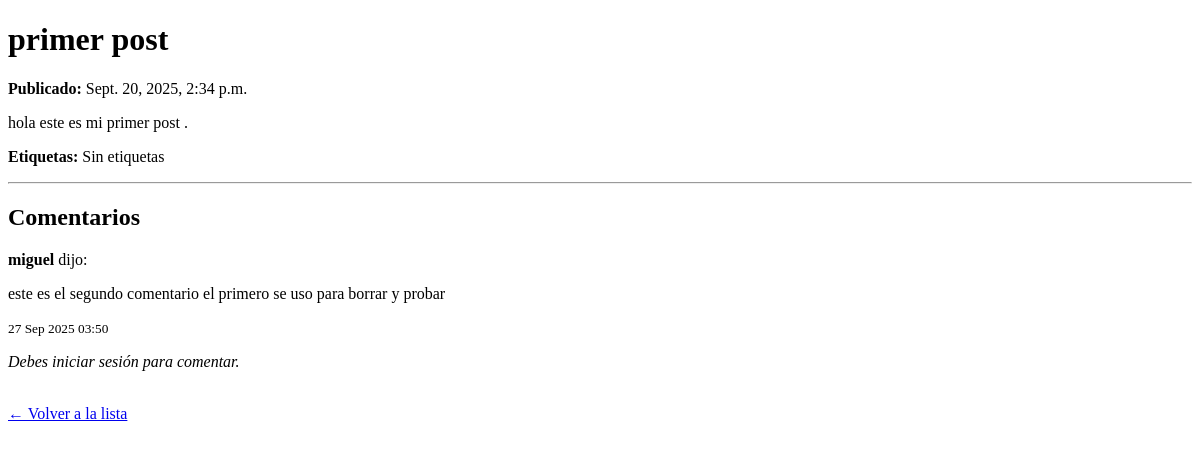
Before: /post/1/ with the older database file.
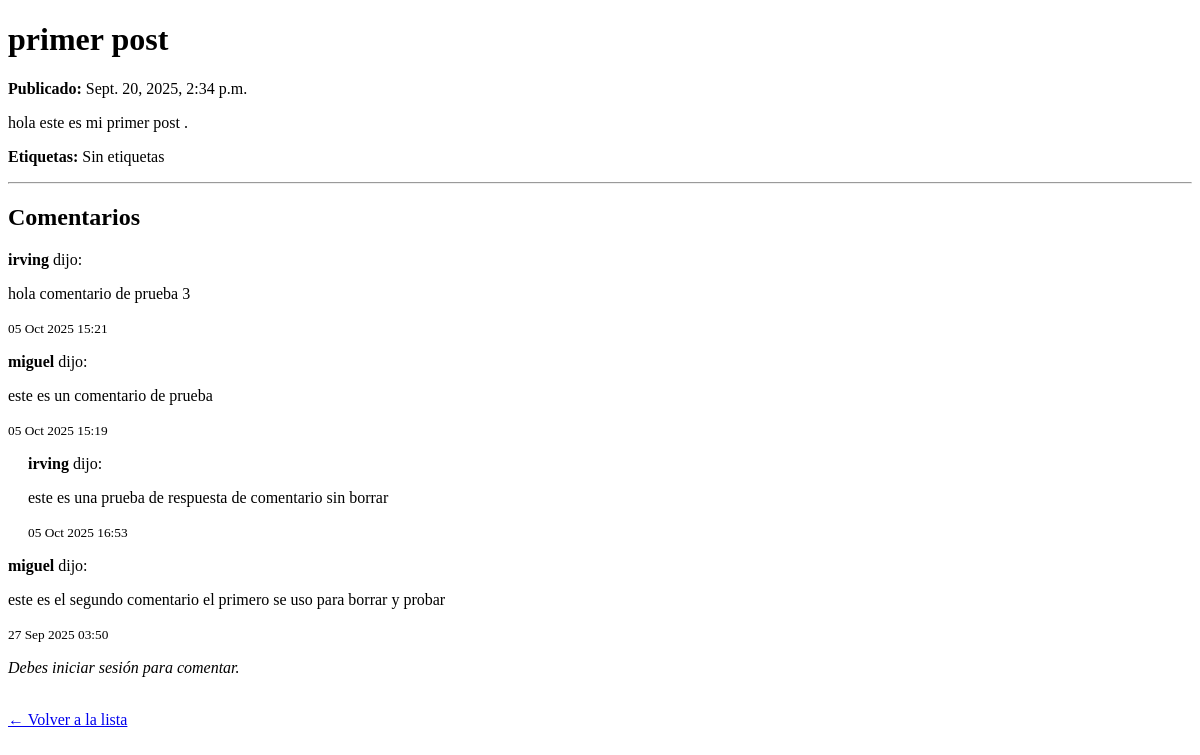
After: the same page with the newer database file.
### blog/models.py (models this page shows, shortened)
class Post(models.Model):
    titulo=models.CharField(max_length=200)
    contenido=models.TextField()
    fecha_creacion=models.DateTimeField(auto_now_add=True)
    autor = models.ForeignKey(User, on_delete=models.CASCADE)
    tags = TaggableManager(blank=True)

class Comentario(models.Model):
    post = models.ForeignKey('Post', on_delete=models.CASCADE, related_name='comentarios')
    autor = models.ForeignKey(User, on_delete=models.CASCADE)
    contenido = models.TextField()
    fecha_creacion = models.DateTimeField(auto_now_add=True)
    padre = models.ForeignKey('self', null=True, blank=True, on_delete=models.CASCADE, related_name='respuestas')
    bloqueado = models.BooleanField(default=False)

### blog/views.py (the view)
# urls.py: path('post/<int:post_id>/', views.detalle_post, name='detalle_post'),
def detalle_post(request, post_id):
    post = get_object_or_404(Post, id=post_id)
    comentarios = post.comentarios.filter(padre__isnull=True).order_by('-fecha_creacion')
    tags = post.tags.all()  # ✅ AÑADIDO
    if request.method == 'POST':
        if request.user.is_authenticated:
            form = ComentarioForm(request.POST)
            if form.is_valid():
                comentario = form.save(commit=False)
                comentario.autor = request.user
                comentario.post = post
                padre_id = request.POST.get('padre_id')
                if padre_id:
                    try:
                        padre = Comentario.objects.get(id=padre_id)
                        comentario.padre = padre
                    except Comentario.DoesNotExist:
                        pass
                comentario.save()
                return redirect('detalle_post', post_id=post.id)
        else:
            return redirect('login')
    else:
        form = ComentarioForm()
    return render(request, 'blog/detalle.html', {
        'post': post,
        'comentarios': comentarios,
        'form': form,
        'tags': tags  # ✅ AÑADIDO
    })

### blog/templates/blog/detalle.html (shortened to what this page needs)
<!DOCTYPE html>
<html>
<head>
</head>
<body>
    <h1>{{ post.titulo }}</h1>
    <p><strong>Publicado:</strong> {{ post.fecha_creacion }}</p>
    <div>
        {{ post.contenido }}
    </div>
<p><strong>Etiquetas:</strong>
    {% for tag in tags %}
        <a href="{% url 'posts_by_tag' tag.slug %}">{{ tag.name }}</a>{% if not forloop.last %}, {% endif %}
    {% empty %}
        Sin etiquetas
    {% endfor %}
</p>
    <hr>
    <h2>Comentarios</h2>
    {% if comentarios %}
        {% for comentario in comentarios %}
            {% include 'blog/comentario.html' with comentario=comentario nivel=0 %}
        {% endfor %}
    {% else %}
        <p>No hay comentarios todavía.</p>
    {% endif %}
    {% if user.is_authenticated %}
        <h3>Agregar un comentario</h3>
        <form method="post">
            {% csrf_token %}
            {{ form.as_p }}
            <button type="submit">Comentar</button>
        </form>
    {% else %}
        <p><em>Debes iniciar sesión para comentar.</em></p>
    {% endif %}
    <br>
    <a href="{% url 'lista_posts' %}">← Volver a la lista</a>
</body>
</html>

### blog/templates/blog/comentario.html (shortened to what this page needs)
<div style="margin-left: {{ nivel|default:0 }}px; margin-bottom: 15px;">
    {% if comentario.bloqueado %}
        <p><em>Comentario bloqueado</em></p>
    {% else %}
        <p><strong>{{ comentario.autor.username }}</strong> dijo:</p>
        <p>{{ comentario.contenido }}</p>
        <p><small>{{ comentario.fecha_creacion|date:"d M Y H:i" }}</small></p>
    {% endif %}
    {% for respuesta in comentario.respuestas.all %}
        {% include 'blog/comentario.html' with comentario=respuesta nivel=nivel|add:20 %}
    {% endfor %}
</div>

Changed rows visible on the page:
added Comentario: autor.username "irving", contenido "hola comentario de prueba 3", fecha_creacion "05 Oct 2025 15:21", shown under "Comentarios"
added Comentario: autor.username "miguel", contenido "este es un comentario de prueba", fecha_creacion "05 Oct 2025 15:19", shown under "Comentarios"
added Comentario: autor.username "irving", contenido "este es una prueba de respuesta de comentario sin borrar", fecha_creacion "05 Oct 2025 16:53", shown under "miguel"
